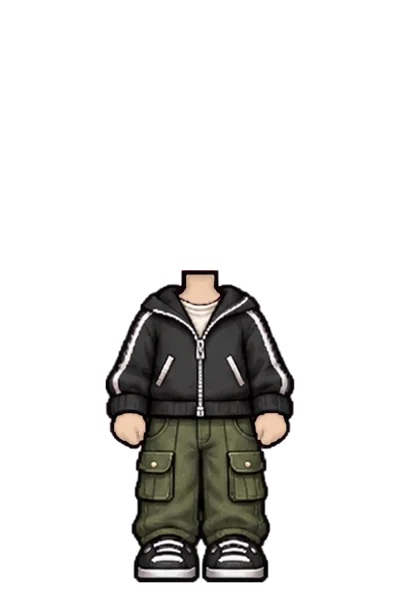
#> input picture app/src/main/assets/character/pixel/f/outfits/outfit_00_skin_1.webp, 400 x 600 px, given in place of approved.png, which was not available
$ python export.py
#> lines starting #> are read from the running program, lines starting #| are printed output that depends on the picture; after the words box and inside, x2 and y2 are one past the last pixel; in counts of white or black regions, pixels touching at a corner belong together
from pathlib import Path
import json
import numpy as np
from PIL import Image, ImageDraw, ImageFont
from scipy import ndimage

ROOT = Path(__file__).resolve().parent
APP = ROOT.parents[3] / 'app/src/main/assets/character/pixel'
PALETTE = ['FFE8D8', 'F4CDAE', 'E3B28E', 'C18B63', '955F42',
           '633D2E', 'FFF3EA', '4C2E22', '3A231B']
SPECS = {
    ('f', 20): (324, 38, 250, 477, [(284,39,365,101), (195,225,245,274), (401,225,450,274)]),
    ('f', 21): (768, 39, 250, 477, [(718,39,817,103), (659,168,711,204), (826,168,878,204),
                                            (640,231,698,275), (834,231,892,275), (715,380,757,405), (777,380,819,405)]),
    ('f', 22): (1214, 39, 250, 477, [(1189,39,1242,85), (1085,237,1143,275), (1286,237,1347,275)]),
    ('m', 20): (323, 533, 753, 986, [(299,533,346,580), (194,738,245,784), (395,738,447,784)]),
    ('m', 21): (769, 533, 753, 986, [(743,533,794,582), (641,735,697,785), (840,735,895,785)]),
    ('m', 22): (1214, 533, 753, 986, [(1188,533,1240,581), (1091,730,1147,786), (1293,730,1349,786)]),
}

source = np.array(Image.open(ROOT / 'approved.png').convert('RGBA'))
#> source is the input picture: shape (600, 400, 4); mean R, G, B, A 14.5, 13.8, 12.3, 45.6
yy, xx = np.indices(source.shape[:2])
rgb = source[..., :3].astype(float)
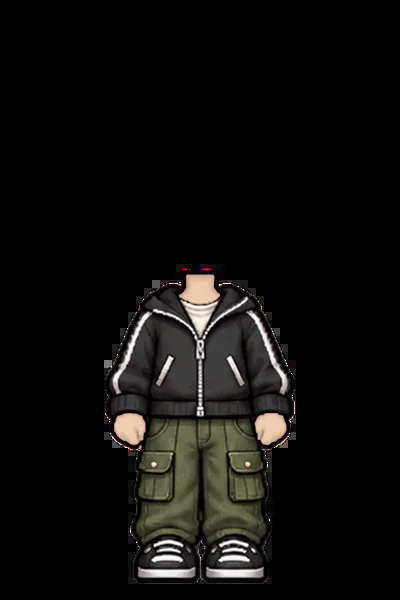
#> rgb: shape (600, 400, 3) float64; mean R, G, B 14.5, 13.8, 12.3
r,g,b = rgb.transpose(2,0,1)
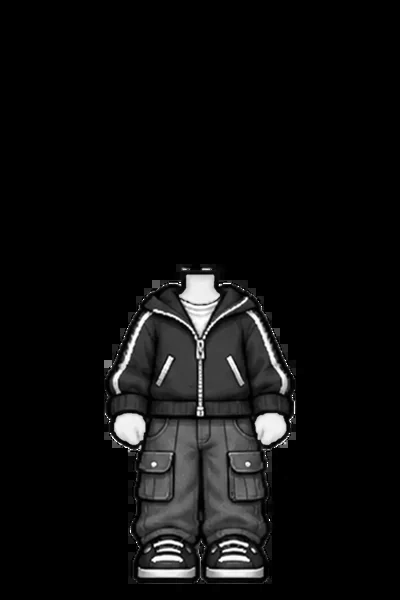
#> r: shape (600, 400) float64; min 0, max 255, mean 14.5
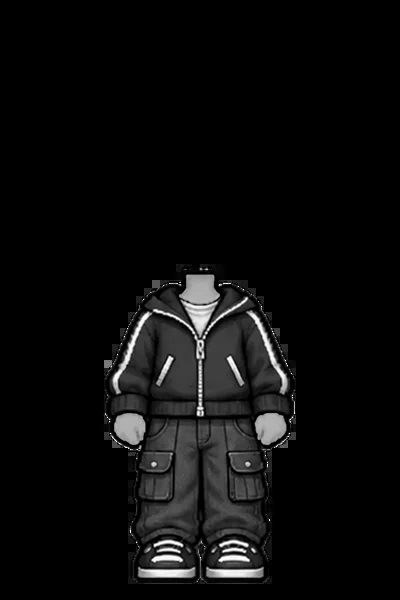
#> b: shape (600, 400) float64; min 0, max 255, mean 12.3
ratio = (g-b) / np.maximum(r-b,1)
skin_color = (r > 90) & (r-b > 14) & (r-b < 155) & (ratio > .12) & (ratio < .53)
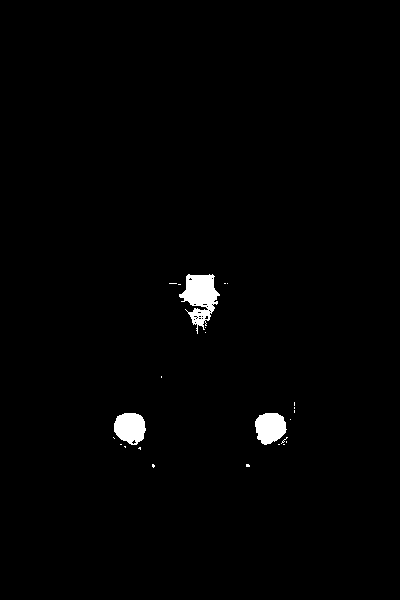
#> skin_color: shape (600, 400) bool; 1.2% white; 24 white regions (21 under 20 px), largest, box (x1, y1, x2, y2) and area: (179, 274, 220, 334) 1255, (114, 413, 146, 445) 786, (255, 413, 287, 445) 772
font = ImageFont.truetype('C:/Windows/Fonts/malgun.ttf', 16)
report = []
overview = Image.new('RGB', (6*300, 9*450), '#d7e9ed')
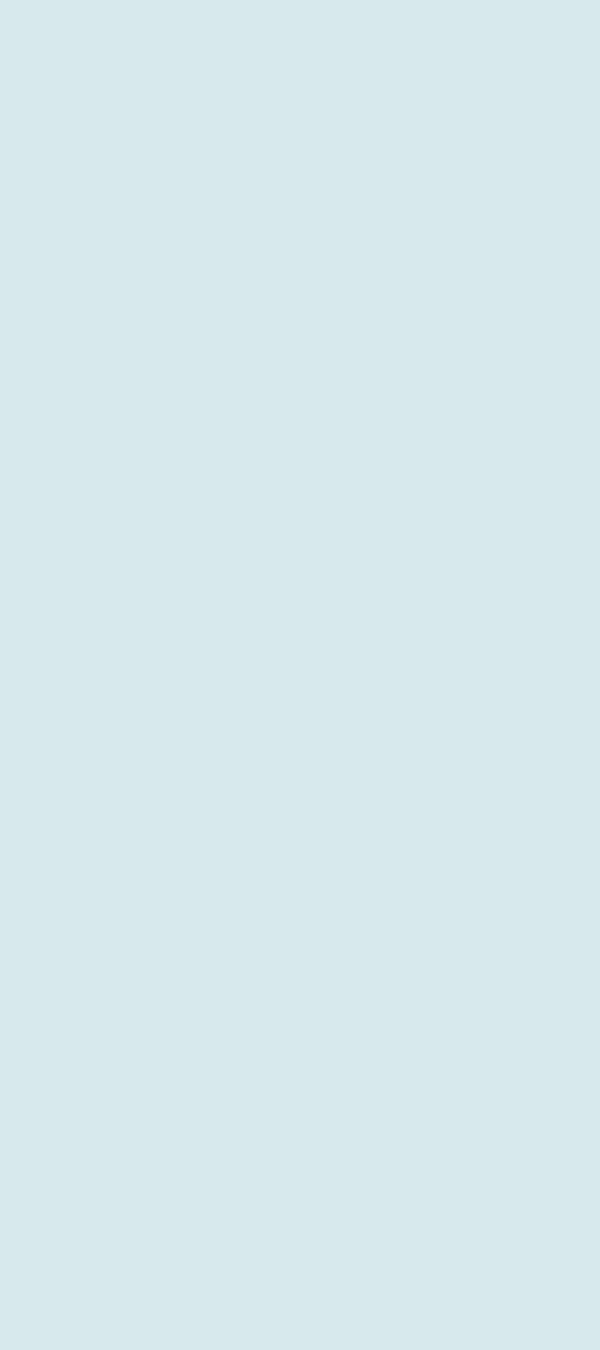
#> overview: PIL image 1800x4050 RGB (shown at 1/3 size); mean R, G, B 215, 233, 237
mask_sheet = Image.new('RGB', (6*300, 450), '#dddddd')
#> mask_sheet: PIL image 1800x450 RGB; every value is 221
for col, ((gender, number), (cx, top, hand, sole, zones)) in enumerate(SPECS.items()):
    cell = (abs(xx-cx) < 210) & (yy >= (0 if gender=='f' else 512)) & (yy < (512 if gender=='f' else 1024))
    silhouette = cell & (source[...,3] >= 128)
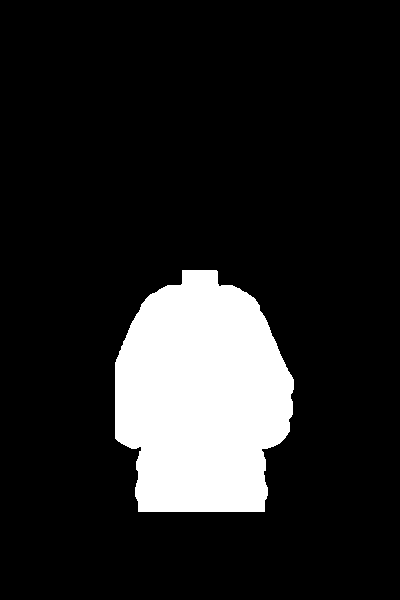
#> silhouette: shape (600, 400) bool; 14.1% white; 1 white region, box (x1, y1, x2, y2) and area: (115, 270, 294, 512) 33875
    labels, count = ndimage.label(silhouette)
#> count = 1
    sizes = np.bincount(labels.ravel()); sizes[0]=0
#> after `sizes = np.bincount(labels.ravel())`: sizes = [206125, 33875]
    silhouette = labels == sizes.argmax()
    regions = np.zeros(silhouette.shape, bool)
    for x0,y0,x1,y1 in zones:
        regions[y0:y1,x0:x1] = True
    skin = regions & silhouette & skin_color
#> skin: shape (600, 400) bool; every value is 0
    labs,n = ndimage.label(skin)
#> labs: shape (600, 400) int32; every value is 0
#> n = 0
    sizes=np.bincount(labs.ravel()); sizes[0]=0
#> after `sizes = np.bincount(labs.ravel())`: sizes = [240000]
    skin = np.isin(labs, np.flatnonzero(sizes>=5))
#> (the run stopped early here; a loop or call above may not have finished)
